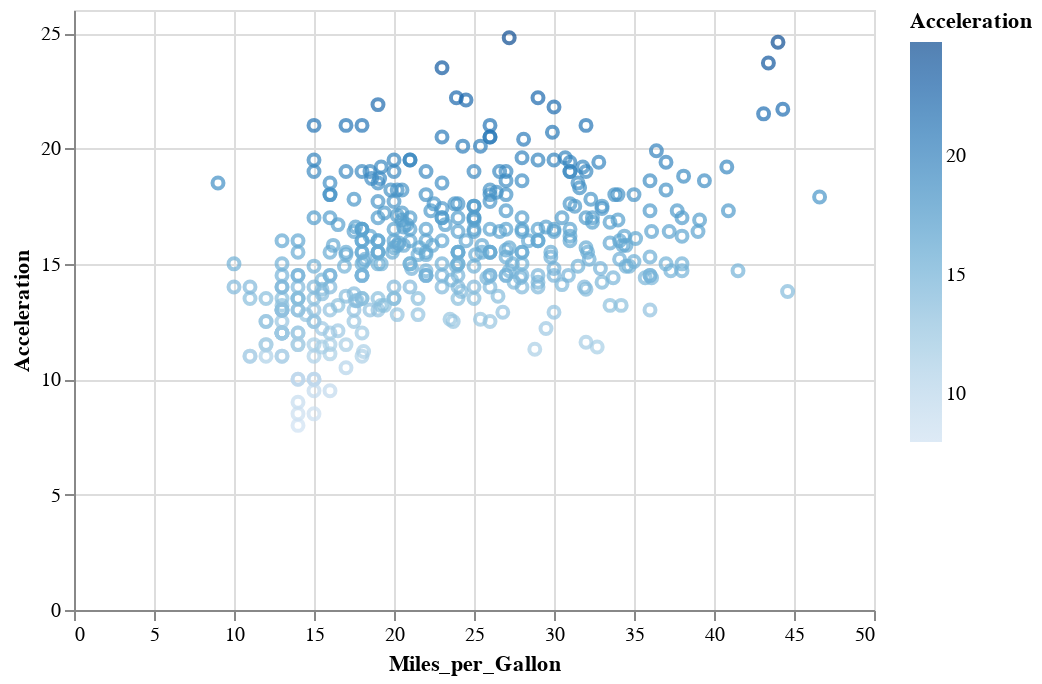

The notebook cell saved with this chart:
### Code cell
points=alt.Chart(cars).mark_point().encode(
    x='Miles_per_Gallon:Q',
    y='Acceleration:Q',
    color='Acceleration').add_selection(brush)
points

### Figure 1 — Vega-Lite specification as saved in the notebook (floating-point values rounded to 4 significant figures; data arrays with more than 128 entries replaced by an {"elided": "..."} marker saying what was removed)
{"config": {"view": {"continuousWidth": 400, "continuousHeight": 300}}, "data": {"name": "data-f02450ab61490a1363517a0190416235"}, "mark": "point", "encoding": {"color": {"field": "Acceleration", "type": "quantitative"}, "x": {"field": "Miles_per_Gallon", "type": "quantitative"}, "y": {"field": "Acceleration", "type": "quantitative"}}, "selection": {"selector003": {"type": "interval", "encodings": ["x"]}}, "$schema": "https://vega.github.io/schema/vega-lite/v4.17.0.json", "datasets": {"data-f02450ab61490a1363517a0190416235": {"elided": "406 records"}}}
